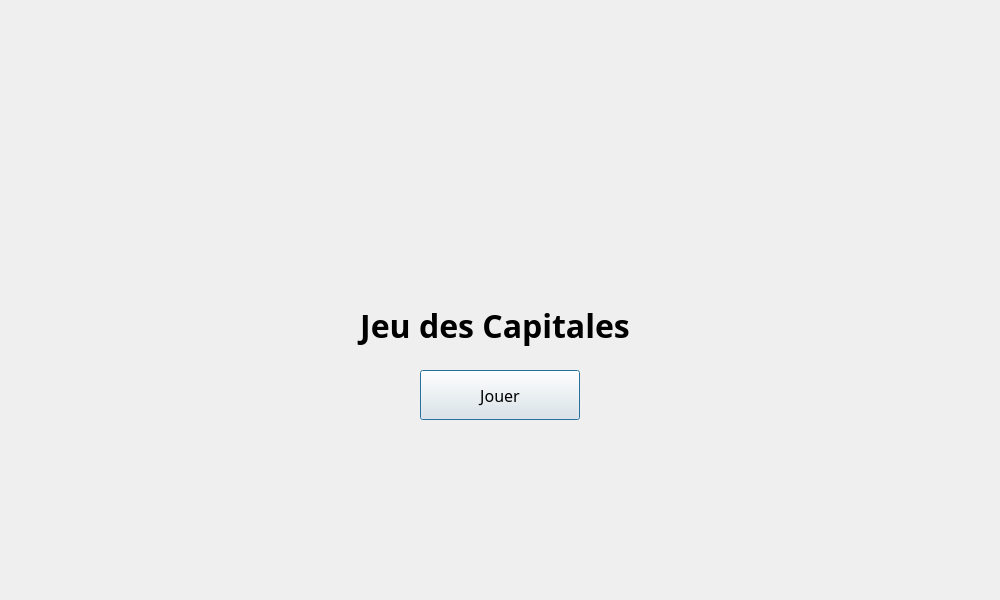
<?xml version="1.0" encoding="UTF-8"?>
<ui version="4.0">
 <class>Dialog</class>
 <widget class="QDialog" name="Dialog">
  <property name="geometry">
   <rect>
    <x>0</x>
    <y>0</y>
    <width>1000</width>
    <height>600</height>
   </rect>
  </property>
  <property name="minimumSize">
   <size>
    <width>1000</width>
    <height>600</height>
   </size>
  </property>
  <property name="maximumSize">
   <size>
    <width>1000</width>
    <height>600</height>
   </size>
  </property>
  <property name="font">
   <font>
    <weight>50</weight>
    <bold>false</bold>
   </font>
  </property>
  <property name="cursor">
   <cursorShape>ArrowCursor</cursorShape>
  </property>
  <property name="windowTitle">
   <string>Dialog</string>
  </property>
  <widget class="QPushButton" name="playButton">
   <property name="geometry">
    <rect>
     <x>420</x>
     <y>370</y>
     <width>160</width>
     <height>50</height>
    </rect>
   </property>
   <property name="font">
    <font>
     <family>Programme</family>
     <pointsize>12</pointsize>
     <weight>50</weight>
     <bold>false</bold>
    </font>
   </property>
   <property name="text">
    <string>Jouer</string>
   </property>
  </widget>
  <widget class="QLabel" name="title">
   <property name="geometry">
    <rect>
     <x>320</x>
     <y>300</y>
     <width>350</width>
     <height>50</height>
    </rect>
   </property>
   <property name="font">
    <font>
     <family>Programme Bold</family>
     <pointsize>24</pointsize>
     <weight>75</weight>
     <bold>true</bold>
     <kerning>true</kerning>
    </font>
   </property>
   <property name="cursor">
    <cursorShape>ArrowCursor</cursorShape>
   </property>
   <property name="mouseTracking">
    <bool>false</bool>
   </property>
   <property name="text">
    <string>Jeu des Capitales</string>
   </property>
   <property name="alignment">
    <set>Qt::AlignCenter</set>
   </property>
  </widget>
  <widget class="QLabel" name="Img">
   <property name="geometry">
    <rect>
     <x>400</x>
     <y>80</y>
     <width>200</width>
     <height>201</height>
    </rect>
   </property>
   <property name="cursor">
    <cursorShape>ArrowCursor</cursorShape>
   </property>
   <property name="text">
    <string/>
   </property>
   <property name="pixmap">
    <pixmap>../assets/map.png</pixmap>
   </property>
   <property name="scaledContents">
    <bool>true</bool>
   </property>
   <property name="wordWrap">
    <bool>false</bool>
   </property>
  </widget>
 </widget>
 <resources/>
 <connections/>
</ui>
